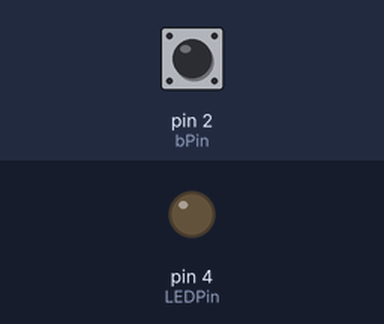
Bench run of a sketch on a simulated Arduino Uno, built with avr-gcc and run on an emulated ATmega328P. Parts: output pins drawn as LEDs (lit = HIGH). Inputs (shaded band) come from the test bench; at power-on: pin 2 (bPin) HIGH.

Above: at 1.2 s.
1.3 s: pin 2 (bPin) pulled LOW for 0.15 s
At 2.6 s:
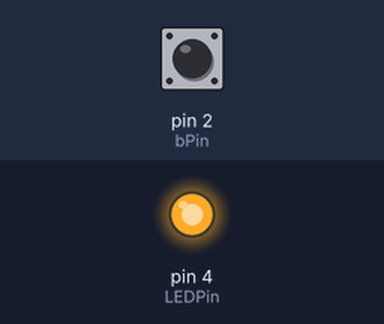
3.0 s: pin 2 (bPin) pulled LOW for 1 s
At 4.5 s:
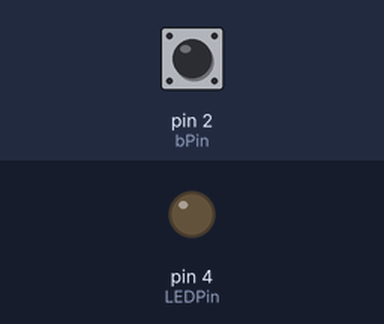
5.5 s: pin 2 (bPin) pulled LOW for 3.2 s
At 9.4 s:
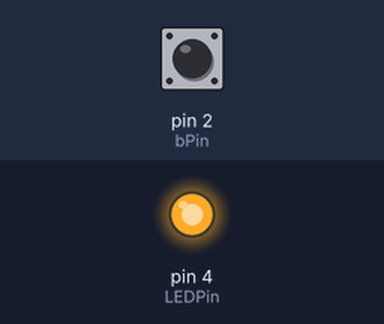
Timing chart, 0 to 10.9 s (numbered marks = the images above; inputs shaded):
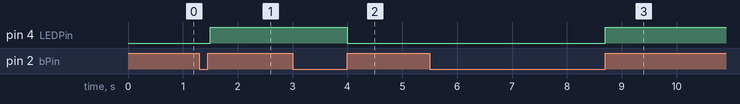

The sketch:

OnOffSwitch.ino
```cpp
/*
  On And Off LED With A Push Button
  Learn more about this project by reading my readME.adoc
*/
// Headers
// Define
// Variables
int LEDState = 0;
int bPin = 2;
int LEDPin = 4;
int btnNew;
int btnOld = 1;
int dT = 100;
// Functions

void setup() {
  // put your setup code here, to run once:
  pinMode(bPin, INPUT_PULLUP);
  pinMode(LEDPin, OUTPUT);
}

void loop() {
  // put your main code here, to run repeatedly:
  btnNew = digitalRead(bPin);
  if(btnOld == 0 && btnNew == 1){
    if(LEDState == 0){
      digitalWrite(LEDPin, HIGH);
      LEDState = 1;
    } else {
      digitalWrite(LEDPin, LOW);
      LEDState = 0;
    }
  }
  btnOld=btnNew;
  delay(dT);
}
```

Measured:
- after the input at 1.3 s, pin 4 (LEDPin): LOW → HIGH after 0.20 s
- after the input at 3.0 s, pin 4 (LEDPin): HIGH → LOW after 1.0 s
- after the input at 5.5 s, pin 4 (LEDPin): LOW → HIGH after 3.2 s
